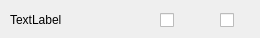
<?xml version="1.0" encoding="UTF-8"?>
<ui version="4.0">
 <class>customCheckbox</class>
 <widget class="QWidget" name="customCheckbox">
  <property name="geometry">
   <rect>
    <x>0</x>
    <y>0</y>
    <width>260</width>
    <height>38</height>
   </rect>
  </property>
  <property name="windowTitle">
   <string>Form</string>
  </property>
  <widget class="QLabel" name="label">
   <property name="geometry">
    <rect>
     <x>10</x>
     <y>10</y>
     <width>111</width>
     <height>20</height>
    </rect>
   </property>
   <property name="text">
    <string>TextLabel</string>
   </property>
  </widget>
  <widget class="QCheckBox" name="valueCheckBox">
   <property name="geometry">
    <rect>
     <x>160</x>
     <y>10</y>
     <width>21</width>
     <height>20</height>
    </rect>
   </property>
   <property name="text">
    <string/>
   </property>
  </widget>
  <widget class="QCheckBox" name="enCheckBox">
   <property name="geometry">
    <rect>
     <x>220</x>
     <y>10</y>
     <width>21</width>
     <height>20</height>
    </rect>
   </property>
   <property name="text">
    <string/>
   </property>
  </widget>
 </widget>
 <resources/>
 <connections/>
</ui>
